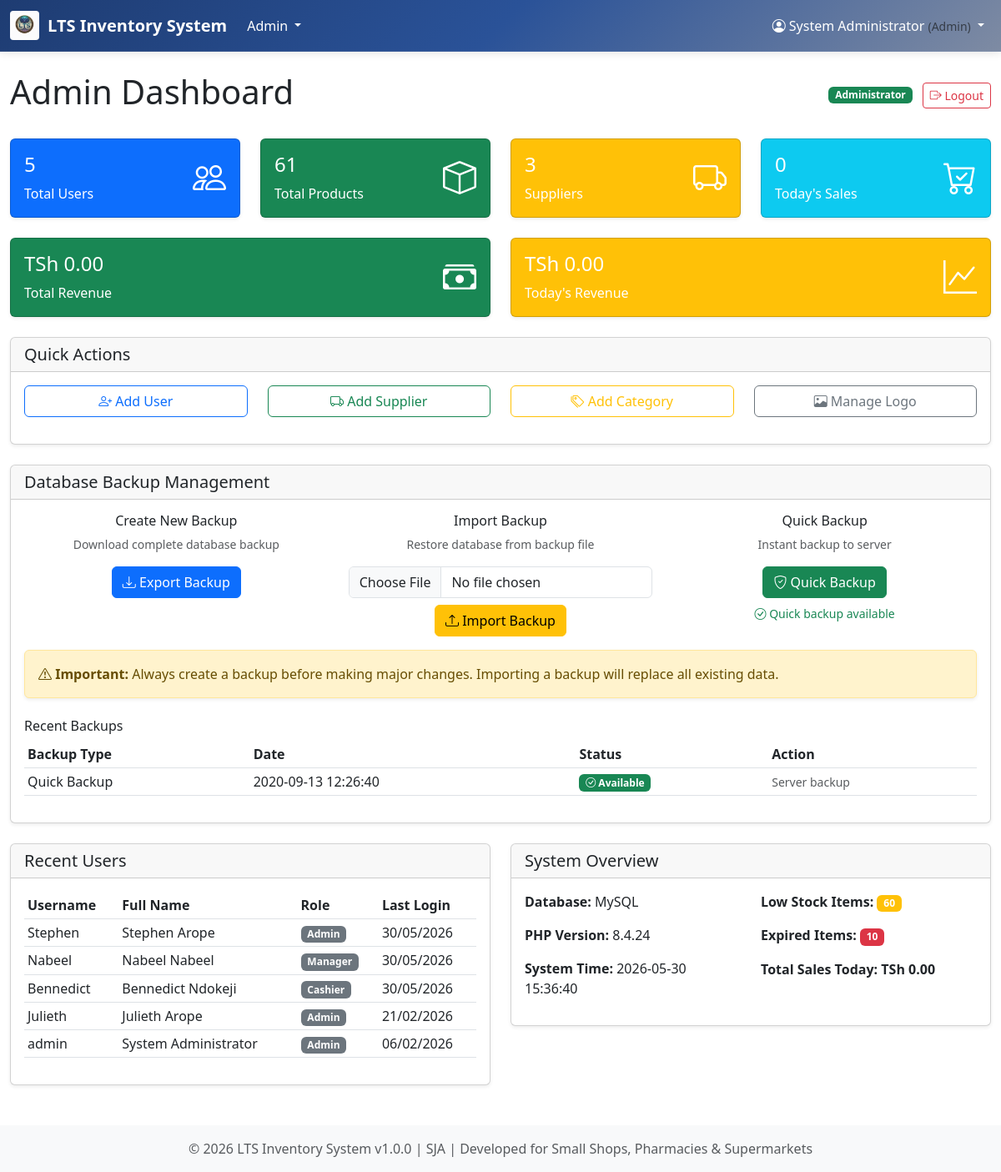
Page /admin/dashboard.php (signed in) on the committed database.
### tables this page shows
CREATE TABLE `system_settings` (
  `id` int(11) NOT NULL,
  `setting_key` varchar(100) NOT NULL,
  `setting_value` text NOT NULL,
  `setting_type` enum('string','number','boolean','json') NOT NULL DEFAULT 'string',
  `setting_group` varchar(50) NOT NULL DEFAULT 'general',
  `description` text DEFAULT NULL,
  `is_editable` tinyint(1) NOT NULL DEFAULT 1,
  `created_at` timestamp NOT NULL DEFAULT current_timestamp(),
  `updated_at` timestamp NOT NULL DEFAULT current_timestamp() ON UPDATE current_timestamp()
);

CREATE TABLE `roles` (
  `id` int(11) NOT NULL,
  `name` varchar(50) NOT NULL,
  `description` text DEFAULT NULL,
  `created_at` timestamp NOT NULL DEFAULT current_timestamp()
);

CREATE TABLE `users` (
  `id` int(11) NOT NULL,
  `username` varchar(50) NOT NULL,
  `password` varchar(255) NOT NULL,
  `full_name` varchar(100) NOT NULL,
  `email` varchar(100) DEFAULT NULL,
  `phone` varchar(20) DEFAULT NULL,
  `role_id` int(11) NOT NULL,
  `is_active` tinyint(1) DEFAULT 1,
  `created_at` timestamp NOT NULL DEFAULT current_timestamp(),
  `last_login` timestamp NULL DEFAULT NULL
);

### admin/dashboard.php (the view, shortened to what the rows shown need)
<?php
require_once __DIR__ . '/../includes/header.php';
?>
<div class="row">
    <div class="col-12">
        <div class="d-flex justify-content-between align-items-center mb-4">
            <h1>Admin Dashboard</h1>
        </div>
    </div>
</div>
<div class="row mb-4">
    <div class="col-12">
        <div class="card">
            <div class="card-body">
                <div class="mt-4">
                    <div class="table-responsive">
                        <table class="table table-sm">
                            <thead>
                                <tr>
                                    <th>Backup Type</th>
                                    <th>Date</th>
                                    <th>Status</th>
                                    <th>Action</th>
                                </tr>
                            </thead>
                        </table>
                    </div>
                </div>
            </div>
        </div>
    </div>
</div>
<div class="row">
    <div class="col-md-6">
        <div class="card">
            <div class="card-body">
                <div class="table-responsive">
                    <table class="table table-sm">
                        <thead>
                            <tr>
                                <th>Username</th>
                                <th>Full Name</th>
                                <th>Role</th>
                                <th>Last Login</th>
                            </tr>
                        </thead>
                        <tbody>
                            <?php
                            $recentUsers = fetchAll("SELECT u.*, r.name as role_name
                                                   FROM users u
                                                   JOIN roles r ON u.role_id = r.id
                                                   ORDER BY u.last_login DESC
                                                   LIMIT 5");
                            foreach ($recentUsers as $user):
                            ?>
                            <tr>
                                <td><?php echo $user['username']; ?></td>
                                <td><?php echo $user['full_name']; ?></td>
                                <td><span class="badge bg-secondary"><?php echo $user['role_name']; ?></span></td>
                                <td><?php echo $user['last_login'] ? formatDate($user['last_login']) : 'Never'; ?></td>
                            </tr>
                            <?php endforeach; ?>
                        </tbody>
                    </table>
                </div>
            </div>
        </div>
    </div>
</div>
<?php require_once __DIR__ . '/../includes/footer.php'; ?>

### includes/header.php (shortened to what the rows shown need)
<?php
require_once __DIR__ . '/logo.php';
require_once __DIR__ . '/../config/config.php';
require_once __DIR__ . '/../includes/settings.php';
?>
<!DOCTYPE html>
<html lang="en">
<head>
    <link rel="stylesheet" href="<?php echo BASE_URL; ?>/assets/css/style.css">
    <link href="https://cdn.jsdelivr.net/npm/bootstrap@5.3.0/dist/css/bootstrap.min.css" rel="stylesheet">
    <link rel="stylesheet" href="https://cdn.jsdelivr.net/npm/bootstrap-icons@1.10.0/font/bootstrap-icons.css">
</head>
<body<?php echo isset($bodyClass) ? ' class="' . htmlspecialchars($bodyClass) . '"' : ''; ?>>
    <nav class="navbar navbar-expand-lg navbar-dark bg-primary">
        <div class="container-fluid">
            <a class="navbar-brand d-flex align-items-center" href="<?php echo BASE_URL; ?>">
                <?php if (hasLogo()): ?>
                    <img src="<?php echo getLogoUrl(); ?>" alt="<?php echo APP_NAME; ?>"
                         style="height: 35px; margin-right: 10px; border-radius: 4px;">
                <?php endif; ?>
                <strong><?php echo getSetting('store_name', APP_NAME); ?></strong>
            </a>
            <div class="collapse navbar-collapse" id="navbarNav">
                <ul class="navbar-nav">
                    <li class="nav-item dropdown">
                        <a class="nav-link dropdown-toggle" href="#" id="userDropdown" role="button" data-bs-toggle="dropdown">
                            <i class="bi bi-person-circle"></i>
                            <?php echo getCurrentUser()['full_name']; ?>
                            <small class="text-muted">(<?php echo getRoleName(getCurrentUser()['role_id']); ?>)</small>
                        </a>
                    </li>
                </ul>
            </div>
        </div>
    </nav>
    <main class="container-fluid mt-4">

### includes/footer.php (shortened to what the rows shown need)
    </main>
    <footer class="bg-light text-center text-muted py-3 mt-5">
        <div class="container">
            <p class="mb-0">
                &copy; <?php echo date('Y'); ?> <?php echo getSetting('store_name', APP_NAME); ?> v<?php echo APP_VERSION; ?> |
                SJA |
                Developed for Small Shops, Pharmacies & Supermarkets
            </p>
        </div>
    </footer>
</body>
</html>

### rows in the picture
system_settings: setting_value "LTS Inventory System"
roles: name "Admin"
users: username "Stephen", full_name "Stephen Arope", role.name "Admin", last_login "30/05/2026"
users: username "Nabeel", full_name "Nabeel Nabeel", role.name "Manager", last_login "30/05/2026"
users: username "Bennedict", full_name "Bennedict Ndokeji", role.name "Cashier", last_login "30/05/2026"
users: username "Julieth", full_name "Julieth Arope", role.name "Admin", last_login "21/02/2026"
users: username "admin", full_name "System Administrator", role.name "Admin", last_login "06/02/2026"

### other values in the picture
getCurrentUser()['full_name'] "System Administrator"
fetchRow("SELECT COUNT(*) as count FROM users")['count'] "5"
fetchRow("SELECT COUNT(*) as count FROM products")['count'] "61"
fetchRow("SELECT COUNT(*) as count FROM suppliers")['count'] "3"
$backup['type'] "Quick Backup"
$backup['date'] "2020-09-13 12:26:40"
PHP_VERSION "8.4.24"
formatCurrency(0) "TSh 0.00"
APP_VERSION "1.0.0"
